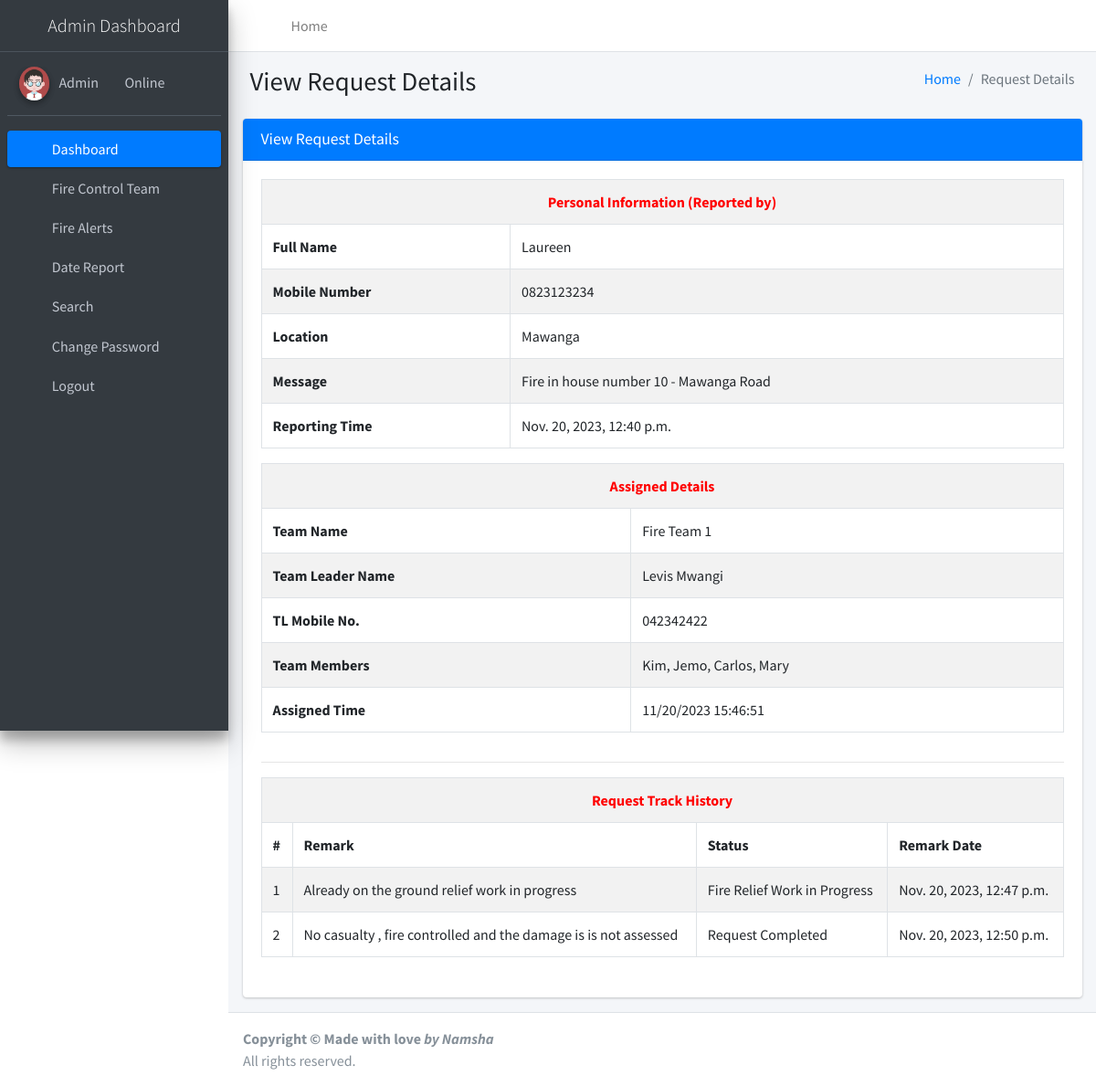
The page /viewRequestDetails/6 (signed in) on the database its author committed.
### firereport/models.py (models this page shows, shortened)
class Firereport(models.Model):
    FullName = models.CharField(max_length=250, null=True)
    MobileNumber = models.CharField(max_length=12, null=True)
    Location = models.CharField(max_length=200, null=True)
    Message = models.CharField(max_length=200, null=True)
    AssignTo = models.ForeignKey(Teams, on_delete=models.CASCADE, null=True)
    Status = models.CharField(max_length=150, null=True)
    Postingdate = models.DateTimeField(auto_now_add=True)
    AssignedTime = models.CharField(max_length=150, null=True)
    UpdationDate = models.DateTimeField(null=True)

class Teams(models.Model):
    teamName = models.CharField(max_length=200, null=True)
    teamLeaderName = models.CharField(max_length=250, null=True)
    teamLeadMobno = models.CharField(max_length=15, null=True)
    teamMembers = models.CharField(max_length=300, null=True)
    postingDate = models.DateTimeField(auto_now_add=True)

class Firetequesthistory(models.Model):
    firereport = models.ForeignKey(Firereport, on_delete=models.CASCADE, null=True)
    status = models.CharField(max_length=200, null=True)
    remark = models.CharField(max_length=250, null=True)
    postingDate = models.DateTimeField(auto_now_add=True)

### firereport/views.py (the view)
# urls.py: path('viewRequestDetails/<int:pid>', viewRequestDetails, name='viewRequestDetails'),
def viewRequestDetails(request,pid):
    if not request.user.is_authenticated:
        return redirect('admin_login')
    firereport = Firereport.objects.get(id=pid)
    report1 = Firetequesthistory.objects.filter(firereport=firereport)
    firereportid = firereport.id
    team = Teams.objects.all()
    reportcount = Firetequesthistory.objects.filter(firereport=firereport).count()
    try:
        if request.method == "POST":
            teamid = request.POST['AssignTo']
            Status="Assigned"
            team1 = Teams.objects.get(id=teamid)
            try:
                firereport.AssignTo = team1
                firereport.Status = Status
                now = datetime.now()
                firereport.AssignedTime = now.strftime("%m/%d/%Y %H:%M:%S")
                firereport.save()
                error = "no"
            except:
                error = "yes"
    except:
        if request.method == "POST":
            status = request.POST['status']
            remark = request.POST['remark']
            try:
                requesttracking = Firetequesthistory.objects.create(firereport=firereport,status=status, remark=remark)
                firereport.Status = status
                firereport.save()
                firereport.UpdationDate = date.today()
                error1 = "no"
            except:
                error1 = "yes"
    return render(request, 'admin/viewRequestDetails.html', locals())

### firereport/templates/admin/viewRequestDetails.html (shortened to what this page needs)
{% extends 'adminNavbar.html' %}
{% block main %}
{% load static %}
<section class="content">
    <div class="content-header">
        <div class="container-fluid">
            <div class="row mb-2">
                <div class="col-sm-6">
                    <h1 class="m-0">View Request Details</h1>
                </div>
                <div class="col-sm-6">
                    <ol class="breadcrumb float-sm-right">
                        <li class="breadcrumb-item"><a href="{% url 'dashboard' %}">Home</a></li>
                        <li class="breadcrumb-item active">Request Details</li>
                    </ol>
                </div>
            </div>
        </div>
    </div>
    <div class="container-fluid">
        <div class="row">
            <div class="col-md-12">
                <div class="card card-primary">
                    <div class="card-header">
                        <h3 class="card-title">View Request Details</h3>
                    </div>
                    <div class="card-body">
                        <div class="row">
                            <div class="col-12">
                                <table id="example1" class="table table-bordered table-striped">
                                    <tr>
                                        <th style="text-align: center; color: red;" colspan="2">Personal Information (Reported by)
                                        </th>
                                    </tr>
                                    <tr>
                                        <th>Full Name</th>
                                        <td>{{firereport.FullName}}</td>
                                    </tr>
                                    <tr>
                                        <th>Mobile Number</th>
                                        <td>{{firereport.MobileNumber}}</td>
                                    </tr>
                                    <tr>
                                        <th>Location</th>
                                        <td>{{firereport.Location}}</td>
                                    </tr>
                                    <tr>
                                        <th>Message</th>
                                        <td>{{firereport.Message}}</td>
                                    </tr>
                                    <tr>
                                        <th>Reporting Time</th>
                                        <td>{{firereport.Postingdate}}</td>
                                    </tr>
                                </table>
                            </div>
                            {% if firereport.AssignTo == null %}
                            <h4 align="center" style="color:red;"> Not Assigned Yet </h4>
                            {% else %}
                            <div class="col-12">
                                <table id="example1" class="table table-bordered table-striped">
                                    <tr>
                                        <th style="text-align: center; color: red;" colspan="2">Assigned Details</th>
                                    </tr>
                                    <tr>
                                        <th>Team Name</th>
                                        <td>{{firereport.AssignTo.teamName}}</td>
                                    </tr>
                                    <tr>
                                        <th>Team Leader Name</th>
                                        <td>{{firereport.AssignTo.teamLeaderName}}</td>
                                    </tr>
                                    <tr>
                                        <th>TL Mobile No.</th>
                                        <td>{{firereport.AssignTo.teamLeadMobno}}</td>
                                    </tr>
                                    <tr>
                                        <th>Team Members</th>
                                        <td>{{firereport.AssignTo.teamMembers}}</td>
                                    </tr>
                                    <tr>
                                        <th>Assigned Time</th>
                                        <td>{{firereport.AssignedTime}}</td>
                                    </tr>
                                </table>
                            </div>
                            {% endif %}
                        </div>
                        <hr>
                        {% if reportcount != 0 %}
                        <table id="example1" class="table table-bordered table-striped">
                            <tr align="center" style="color: red;">
                                <th colspan="4">Request Track History</th>
                            </tr>
                            <tr>
                                <th>#</th>
                                <th>Remark</th>
                                <th>Status</th>
                                <th>Remark Date</th>
                            </tr>
                            {% for i in report1 %}
                            <tr>
                                <td>{{forloop.counter}}</td>
                                <td>{{i.remark}}</td>
                                <td>{{i.status}}</td>
                                <td>{{i.postingDate}}</td>
                            </tr>
                            {% endfor %}
                        </table>
                        {% endif %}
                        <br>
                    </div>
                </div>
            </div>
        </div>
    </div>
</section>
{% endblock %}

### firereport/templates/adminNavbar.html (shortened to what this page needs)
{% load static %}
<!DOCTYPE html>
<html lang="en">
<head>
<link rel="stylesheet"
	href="{% static 'plugins/fontawesome-free/css/all.min.css' %}">
<link rel="stylesheet"
	href="https://code.ionicframework.com/ionicons/2.0.1/css/ionicons.min.css">
<link rel="stylesheet"
	href="{% static 'plugins/tempusdominus-bootstrap-4/css/tempusdominus-bootstrap-4.min.css' %}">
<link rel="stylesheet"
	href="{% static 'plugins/icheck-bootstrap/icheck-bootstrap.min.css' %}">
<link rel="stylesheet" href="{% static 'plugins/jqvmap/jqvmap.min.css' %}">
<link rel="stylesheet" href="{% static 'dist/css/adminlte.min.css' %}">
<link rel="stylesheet"
	href="{% static 'plugins/overlayScrollbars/css/OverlayScrollbars.min.css' %}">
<link rel="stylesheet"
	href="{% static 'plugins/daterangepicker/daterangepicker.css' %}">
<link rel="stylesheet"
	href="{% static 'plugins/summernote/summernote-bs4.min.css' %}">
</head>
<body class="hold-transition sidebar-mini layout-fixed">
	<div class="wrapper">
		<nav
			class="main-header navbar navbar-expand navbar-white navbar-light">
			<ul class="navbar-nav">
				<li class="nav-item"><a class="nav-link" data-widget="pushmenu"
					href="#" role="button"><i class="fas fa-bars"></i></a></li>
				<li class="nav-item d-none d-sm-inline-block"><a
					href="{% url 'dashboard' %}" class="nav-link">Home</a></li>
			</ul>
			<ul class="navbar-nav ml-auto">
				<li class="nav-item"><a class="nav-link"
					data-widget="fullscreen" href="#" role="button"> <i
						class="fas fa-expand-arrows-alt"></i>
				</a></li>
				<li class="nav-item"><a class="nav-link"
					data-widget="control-sidebar" data-controlsidebar-slide="true"
					href="#" role="button"> <i class="fas fa-th-large"></i>
				</a></li>
			</ul>
		</nav>
		<aside class="main-sidebar sidebar-dark-primary elevation-4">
			<a href="#" class="brand-link"> <img src=""
				<center><span class="brand-text font-weight-light">Admin Dashboard</span></center>
			</a>
			<div class="sidebar">
				<div class="user-panel mt-3 pb-3 mb-3 d-flex">
					<div class="image">
						<img src="{% static 'dist/img/user2-160x160.jpg' %}"
							class="img-circle elevation-2" alt="User Image">
					</div>
					<div class="info">
						<a href="#">Admin &nbsp;&nbsp;</a> <a href="#"><i
							class="fa fa-circle text-success"></i> Online</a>
					</div>
				</div>
				<nav class="mt-2">
					<ul class="nav nav-pills nav-sidebar flex-column"
						data-widget="treeview" role="menu" data-accordion="false">
						<li class="nav-item"><a href="{% url 'dashboard' %}"
							class="nav-link active"> <i
								class="nav-icon fas fa-tachometer-alt"></i>
								<p>Dashboard</p>
						</a></li>
						<li class="nav-item">
							<a href="#" class="nav-link"> <i class="nav-icon fas fa-th"></i>
								<p> Fire Control Team <i class="fas fa-angle-left right"></i> </p>
							</a>
						</li>
						<li class="nav-item">
							<a href="#" class="nav-link"> <i class="nav-icon fas fa-tree"></i>
								<p>Fire Alerts <i class="fas fa-angle-left right"></i></p>
							</a>
						</li>
						<li class="nav-item"><a href="{% url 'dateReport' %}"
							class="nav-link"> <i class="nav-icon fas fa-calendar-alt"></i>
								<p>Date Report</p>
						</a></li>
						<li class="nav-item"><a href="{% url 'search' %}"
							class="nav-link"> <i class="nav-icon fas fa-search"></i>
								<p>Search</p>
						</a></li>
						<li class="nav-item"><a href="{% url 'changePassword' %}"
							class="nav-link"> <i class="nav-icon fas fa-cogs"></i>
								<p>Change Password</p>
						</a></li>
						<li class="nav-item"><a href="/logout" class="nav-link">
								<i class="nav-icon fas fa-power-off"></i>
								<p>Logout</p>
						</a></li>
					</ul>
				</nav>
			</div>
		</aside>
		<div class="content-wrapper">
			{% block main %}
			{% endblock %}
		</div>
		<footer class="main-footer">
			<strong>Copyright &copy; <a href="https://www.facebook.com/namsha.lawal.3"></a></li>Made with love<i class="icon-heart"> by Namsha </i><br>
			</strong> All rights reserved.
		</footer>
	</div>
</body>
</html>

### rows shown on the page
Firereport: FullName "Laureen", MobileNumber "0823123234", Location "Mawanga", Message "Fire in house number 10 - Mawanga Road", Postingdate "Nov. 20, 2023, 12:40 p.m.", AssignTo.teamName "Fire Team 1", AssignTo.teamLeaderName "Levis Mwangi", AssignTo.teamLeadMobno "042342422", AssignTo.teamMembers "Kim, Jemo, Carlos, Mary", AssignedTime "11/20/2023 15:46:51"
Firetequesthistory: remark "Already on the ground relief work in progress", status "Fire Relief Work in Progress", postingDate "Nov. 20, 2023, 12:47 p.m."
Firetequesthistory: remark "No casualty , fire controlled and the damage is is not assessed", status "Request Completed", postingDate "Nov. 20, 2023, 12:50 p.m."
